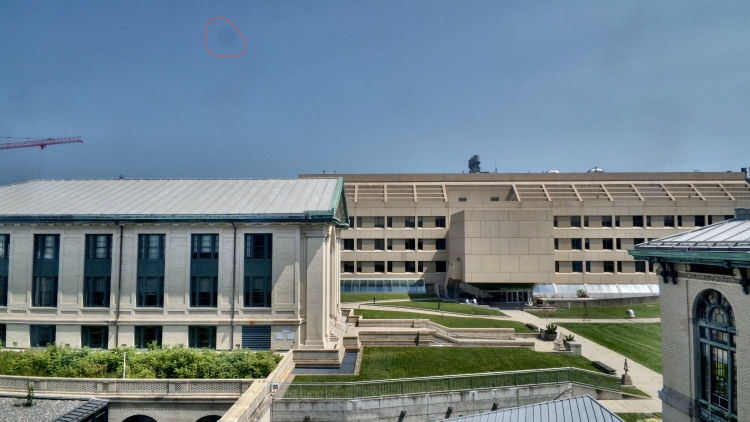
#> input picture Unknown-2.jpeg, 1500 x 843 px (shown at 1/2 size)
$ python -i goldpeak.py   (imports and definitions only)
#> lines starting #> are read from the running program, lines starting #| are printed output that depends on the picture; after the words box and inside, x2 and y2 are one past the last pixel; in counts of white or black regions, pixels touching at a corner belong together
#!/usr/bin/env /Users/proofsandreasons/monitor/venv/bin/python3
"""goldpeak.py — pick the "peak golden hour" frame within a golden-hour window.

Called every capture tick. Given the latest sky frame + data.json (for the solar
golden-hour windows) it:
  * determines whether NOW is inside the morning or evening golden-hour window;
  * picks, inside the PICK_RANGE elevation band, the frame whose sunward sky is
    REDDEST (gold_score >= COLOUR_MIN); on a colourless day it falls back to the
    frame nearest GREY_TARGET[which] (-2 deg for both windows). The old
    golden-blend metric
        blend = saturation * (warmth + 15) * exp(-((bright-110)/55)^2)
    is still computed and reported for science/panels and breaks ties;
  * keeps a per-window running peak in .golden_peak.json;
  * prints 'UPLOAD|which|H:MM AM/PM|YYYY-MM-DD|blend|golden%|horizon%|bright|sat|warm'
    when the frame is a new peak (capture.sh uploads it + writes golden.js), else
    'HOLD', or 'NONE' when outside any golden window.

Also reports golden-hue % (warm 15-50 deg, saturated sky pixels) and horizon-gold %
for the caption. A brightness floor rejects near-black frames. Delete
.golden_peak.json to reset the current window.
"""
import cv2, numpy as np, json, os, sys, datetime, math

HERE = os.path.dirname(os.path.abspath(__file__))
sys.path.insert(0, HERE)
import solar                                   # sun_elevation() for the caption
STATE = os.path.join(HERE, ".golden_peak.json")
ROI_TOP = 0.62          # top 62% (sky + upper façades) for the golden warm/sat/blend stats
BRIGHT_FLOOR = 50       # full-frame mean; reject near-black twilight frames
# --- PICK RULE (Simon 2026-08-18): choose the peak DYNAMICALLY inside an elevation BAND,
#     scored by how red the sky actually is, instead of snapping to one target elevation.
#     Why: a 30-day measurement of the archive (goldcrit.py + ~/Desktop/MBP/golden_analysis/)
#     put the red-sky optimum at elev -3..+3 for BOTH windows, and showed the old -1.0 snap
#     could not tell a spectacular red sunrise from a flat grey one at the same elevation
#     (7 of 30 mornings and 3 of 30 evenings had any red at all).
PICK_RANGE = (-3.0, 3.0)
# GREY-DAY TARGET (Simon 2026-09-16). On the ~70% of mornings with no colour at all the pick
# used to fall to the horizon (elev 0), which gave a flat, washed-out blue-grey frame. Reviewing
# 29 mornings since 08-19 (19 of them grey and all pinned at 0.0): at elev ~-2 the same
# mornings show a deep-blue sky, twilight gradient and lit windows -- much the better frame.
# So colourless frames now rank by proximity to GREY_TARGET[which], not to 0. The same
# review of 26 evenings (contact sheets at +1..-2.5) found the same thing, so evening is -2
# too. BRIGHT_FLOOR still applies, so on a very dark overcast day the pick slides from -2
# toward the horizon until the campus is properly lit (5/19 grey mornings, 4/26 evenings).
GREY_TARGET = {"morning": -2.0, "evening": -2.0}
RULE_ID = "2026-09-16"  # bump when the pick rule changes; stored per index entry so
                        # hours.html can say which rule chose each frame
TARGET_ELEV = dict(GREY_TARGET)                   # exact-position minute: goldtick.sh's
                                                  # --target-time centres the HDR bracket on
                                                  # this crossing. No longer drives the pick;
                                                  # kept defined so importers keep working.
# The glow is LOCALISED, so each window scores one or more sky sub-regions and the colour
# score is the MAX over them (fractions, never a mean: full-width averaging dilutes a vivid
# sunrise to nothing). Camera faces ~north: ENE sunrise glow lands in the RIGHT third.
#   morning: right third only (validated on 29 mornings, 08-19..09-16: all 10 coloured
#            mornings picked correctly).
#   evening (Simon 2026-09-16 review of 26 evenings): sunset colour here is lit cloud
#            UNDERSIDE and it is strongest in the EAST and CENTRE thirds, not the west third
#            near the sun -- 08-27: W 33% / C 50% / E 76%; 09-02: W 0.3% / E 43% (missed
#            entirely by the old west-only region, picked grey at 0.0). So evening = max over
#            all three thirds. Rows stop at 36% (not 42%) because the tall building's roofline
#            enters the centre/right thirds at ~38.5% and, lit by the low pre-sunset sun, read
#            as 3-7% "red" at elev +2.2..+2.9 on every clear evening -- a false colour peak
#            that would drag the pick 20 min before sunset. With the cut, every evening with
#            no visible event scores 0.0 in-band. Fractions: (y0, y1, x0, x1).
SUN_SKY = {"morning": [(0.07, 0.42, 0.667, 0.99)],
           "evening": [(0.07, 0.36, 0.026, 0.339), (0.07, 0.36, 0.339, 0.667),
                       (0.07, 0.36, 0.667, 0.99)]}
# A strongly red sky overrides BRIGHT_FLOOR. The best sunrise in the whole archive
# (2026-08-02 10:28Z, 69% red) has a full-frame mean of 20 -- the floor of 50 would have
# vetoed exactly the frame we most want. This deliberately relaxes the "campus is never a
# silhouette" rule, but ONLY when the sky is unambiguously the subject.
RED_OVERRIDE_PCT = 5.0
BRIGHT_HARD = 12        # below this a frame is unusable no matter how red
COLOUR_MIN = 1.0        # gold_score (%) above which a frame counts as genuinely COLOURED.
                        # Raised from 0.05 on 2026-08-19 after measuring 1,067 in-band archive
                        # frames: among frames with NO real event (red<1%), gold_score still
                        # reaches 0.32 at p99 and 6.1 at worst, so 0.05 let noise-level warmth
                        # promote a grey frame into the coloured tier and drag the pick away
                        # from the horizon. At 1.0 the coloured tier holds 3.6% of in-band
                        # frames vs 31 known real events -- a clean separation. (1.0 is also
                        # the "hit rate" threshold the elevation study was built on.)


# [11 lines left out: function hue_name, not called in this run]


# Sky sample = central-upper open sky (Elgato 4K framing, 2026-07-20): rows 5-35%
# (clear sky above the rooflines), central third of the columns. Avoids corner
# skyglare and keeps out the building façades. Used for the golden hue + colour bar.
SKY_ROWS, SKY_COLS = (0.05, 0.35), (1.0 / 3, 2.0 / 3)


def sky_region(img):
    H, W = img.shape[:2]
    return img[int(SKY_ROWS[0] * H):int(SKY_ROWS[1] * H),
               int(SKY_COLS[0] * W):int(SKY_COLS[1] * W)]


# --- Perceptual colour averaging in OKLab. Averaging gamma-encoded sRGB bytes is
#     physically wrong (dark/muddy bias); averaging in OKLab (a perceptually-uniform
#     space) gives the perceptual mean colour. Pipeline: sRGB -> linear -> OKLab,
#     average L,a,b, then OKLab -> linear -> sRGB. Used for the colour SWATCHES and the
#     displayed hues. (GCC stays a raw-sRGB channel ratio = the phenocam convention;
#     the blend peak-selection score's warm/sat/bright stay on sRGB DN = tuned scoring.)
def _srgb_to_linear(c):
    return np.where(c <= 0.04045, c / 12.92, ((c + 0.055) / 1.055) ** 2.4)


def _mean_oklab(region):
    """Mean OKLab (L, a, b) over a BGR uint8 region."""
    a = region.reshape(-1, 3).astype(np.float64) / 255.0             # BGR in 0..1
    bl, gl, rl = _srgb_to_linear(a[:, 0]), _srgb_to_linear(a[:, 1]), _srgb_to_linear(a[:, 2])
    l = 0.4122214708 * rl + 0.5363325363 * gl + 0.0514459929 * bl
    m = 0.2119034982 * rl + 0.6806995451 * gl + 0.1073969566 * bl
    s = 0.0883024619 * rl + 0.2817188376 * gl + 0.6299787005 * bl
    l_, m_, s_ = np.cbrt(l), np.cbrt(m), np.cbrt(s)
    L = 0.2104542553 * l_ + 0.7936177850 * m_ - 0.0040720468 * s_
    A = 1.9779984951 * l_ - 2.4285922050 * m_ + 0.4505937099 * s_
    B = 0.0259040371 * l_ + 0.7827717662 * m_ - 0.8086757660 * s_
    return float(L.mean()), float(A.mean()), float(B.mean())


def _mean_srgb(region):
    """OKLab-mean colour of a BGR region -> (r, g, b) sRGB in 0..1."""
    L, A, B = _mean_oklab(region)
    l_ = L + 0.3963377774 * A + 0.2158037573 * B
    m_ = L - 0.1055613458 * A - 0.0638541728 * B
    s_ = L - 0.0894841775 * A - 1.2914855480 * B
    l, m, s = l_ ** 3, m_ ** 3, s_ ** 3
    r = 4.0767416621 * l - 3.3077115913 * m + 0.2309699292 * s
    g = -1.2684380046 * l + 2.6097574011 * m - 0.3413193965 * s
    b = -0.0041960863 * l - 0.7034186147 * m + 1.7076147010 * s
    enc = lambda c: (lambda x: x * 12.92 if x <= 0.0031308 else 1.055 * x ** (1 / 2.4) - 0.055)(min(1.0, max(0.0, c)))
    return enc(r), enc(g), enc(b)


# [4 lines left out: function avg_hex, not called in this run]


def _hue(region):
    """HSV hue (deg 0-360) of the OKLab-average colour — consistent with avg_hex, and
    naturally chroma-weighted (grey pixels don't shift the mean a/b direction). Kept in
    the HSV convention so the colour names (hue_name) stay intuitive."""
    r, g, b = _mean_srgb(region)
    mx, mn = max(r, g, b), min(r, g, b); d = mx - mn
    if d < 1e-9:
        return 0.0
    if mx == r:   h = ((g - b) / d) % 6
    elif mx == g: h = (b - r) / d + 2
    else:         h = (r - g) / d + 4
    return round((h * 60) % 360, 1)


def sky_hue_top(img):
    """Hue of the top-middle sixth (open sky)."""
    return _hue(sky_region(img))


def img_hue_full(img):
    """Hue of the WHOLE frame (sky + buildings + lawn) — overall scene colour."""
    return _hue(img)


CAMPUS_ROW = 0.48   # rows below this = "campus" (buildings/lawn, no sky) — keep in
                    # step with science.py CAMPUS_ROW; re-tune if the cam is re-aimed


def campus_hue_full(img):
    """Hue of everything BELOW the skyline (rows 48-100%) — campus colour.
    Replaced whole-image hue in the golden caption (Simon 2026-07-14)."""
    return _hue(img[int(CAMPUS_ROW * img.shape[0]):])


# [42 lines left out: functions cam_stats, parse, _region_colour, sun_sky_stats, not called in this run]


def stats(path, which=None):
#> called with path = '../Unknown-2.jpeg'
    img = cv2.imread(path)
#> img is the input picture: shape (843, 1500, 3); mean B, G, R 137.4, 129.1, 112.5
    if img is None:
        return None
    bright = float(cv2.cvtColor(img, cv2.COLOR_BGR2GRAY).mean())
#> bright = 125.1
    H = img.shape[0]
#> H = 843
    roi = img[:int(ROI_TOP * H)]
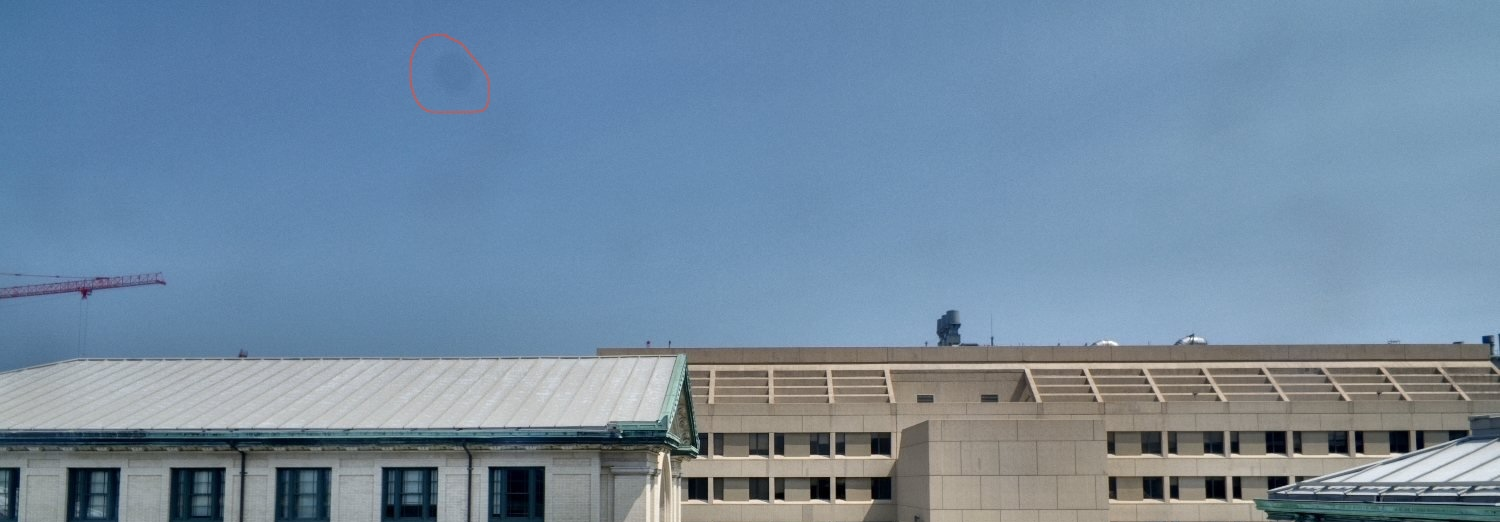
#> roi: shape (522, 1500, 3); mean B, G, R 160.8, 138.3, 114.6
    b, g, r = [float(roi[:, :, i].mean()) for i in range(3)]
#> b = 160.8; g = 138.3; r = 114.6
    hsv = cv2.cvtColor(roi, cv2.COLOR_BGR2HSV)
#> hsv: shape (522, 1500, 3); mean H, S, V 89.9, 83, 164.2
    hh, ss, vv = hsv[:, :, 0], hsv[:, :, 1], hsv[:, :, 2]
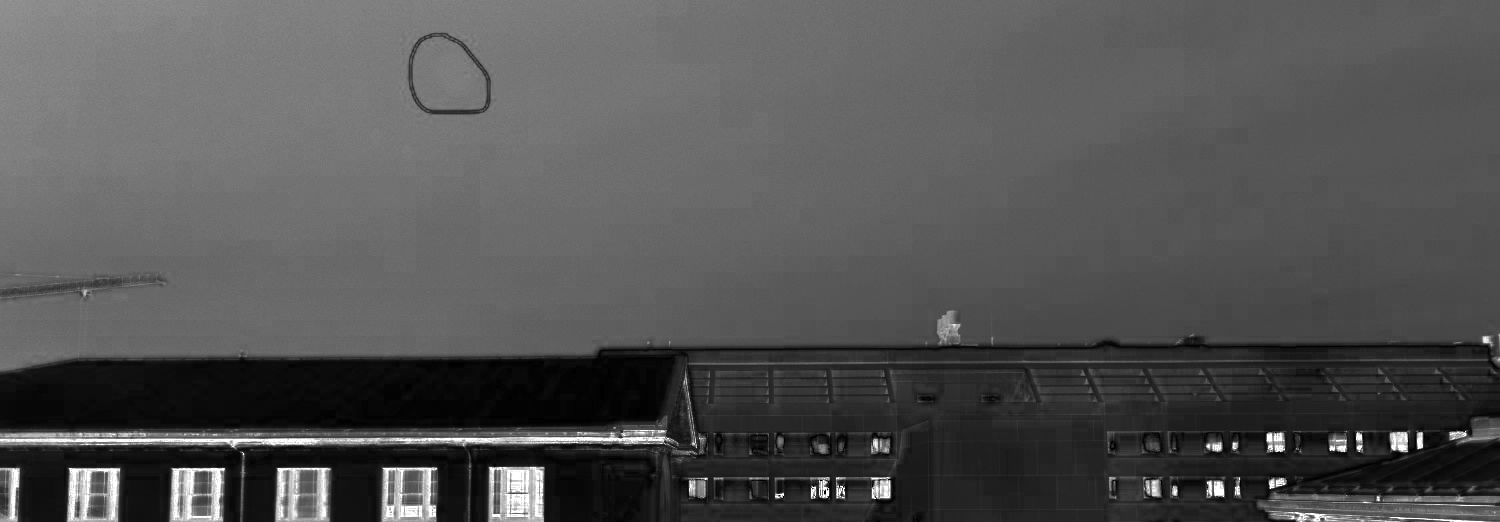
#> ss: shape (522, 1500); min 0, max 255, mean 83
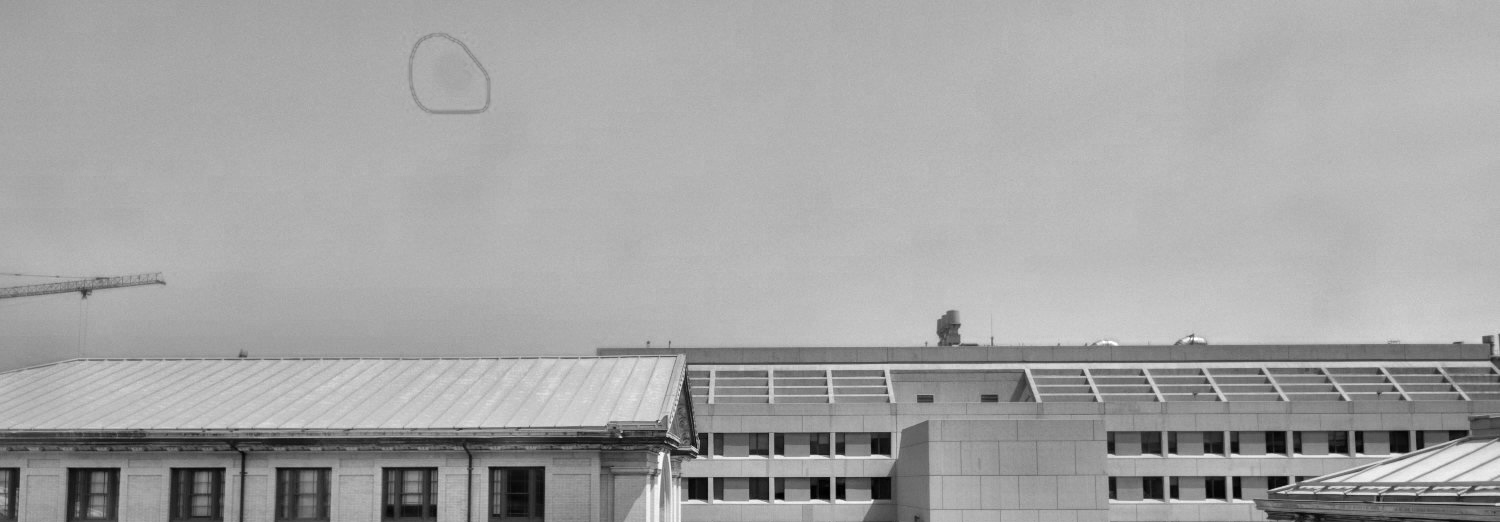
#> vv: shape (522, 1500); min 0, max 255, mean 164.2
    sat = float(ss.mean())
#> sat = 83.02
    warm = r - b
#> warm = -46.17
    gmask = (hh >= 8) & (hh <= 25) & (ss >= 60) & (vv >= 40) & (vv <= 250)
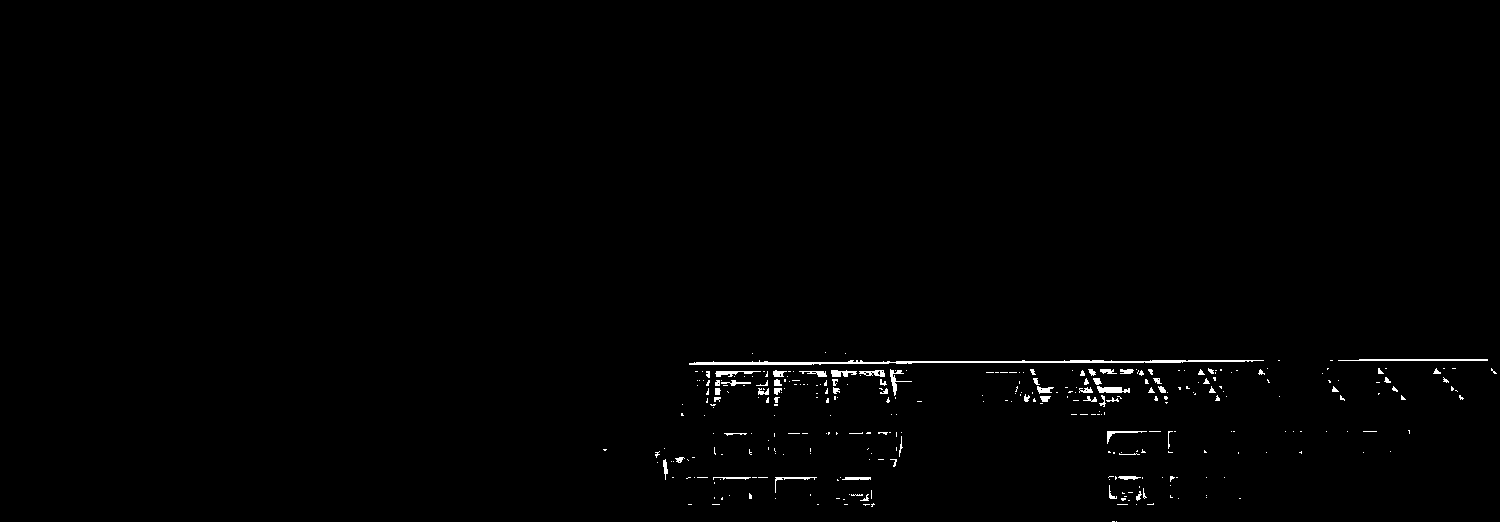
#> gmask: shape (522, 1500) bool; 0.73% white in thin lines or dots, all inside (x1, y1, x2, y2) = (603, 352, 1497, 522)
    gfrac = float(gmask.mean()) * 100
#> gfrac = 0.732
    lo = roi[int(roi.shape[0] * 0.66):]
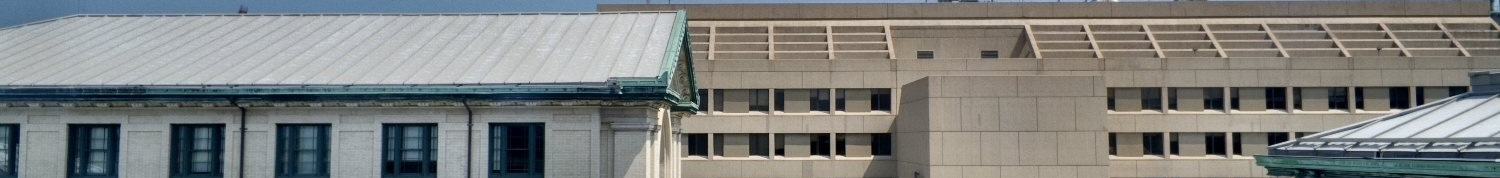
#> lo: shape (178, 1500, 3); mean B, G, R 127, 129.1, 127.2
    lh = cv2.cvtColor(lo, cv2.COLOR_BGR2HSV)
#> lh: shape (178, 1500, 3); mean H, S, V 60.4, 48.1, 136.8
    glow = float(((lh[:, :, 0] >= 8) & (lh[:, :, 0] <= 25) &
                  (lh[:, :, 1] >= 60) & (lh[:, :, 2] >= 40) & (lh[:, :, 2] <= 250)).mean()) * 100
#> glow = 2.15
    blend = sat * (warm + 15) * math.exp(-((bright - 110) / 55) ** 2)
#> blend = -2400.9
    out = dict(bright=bright, warm=warm, sat=sat, gfrac=gfrac, glow=glow, blend=blend,
               sky_hue=sky_hue_top(img), img_hue=img_hue_full(img),
               campus_hue=campus_hue_full(img))
#> in sky_region, `return img[int(SKY_ROWS[0] * H):int(SKY_ROWS[1] * H), int(SKY_COLS[0] ..`:
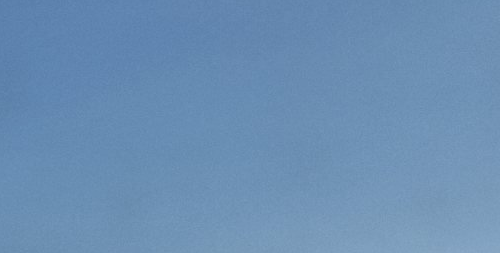
#> returned value: shape (253, 500, 3); mean of channels 0, 1, 2 179.9, 142.7, 106.7; drawn as B, G, R
#> in _mean_srgb, `L, A, B = _mean_oklab(region)`: L = 0.636; A = -0.0239; B = -0.065
#> in _mean_srgb, `l_ = L + 0.3963377774 * A + 0.2158037573 * B`: l_ = 0.613
#> in _mean_srgb, `m_ = L - 0.1055613458 * A - 0.0638541728 * B`: m_ = 0.643
#> in _mean_srgb, `s_ = L - 0.0894841775 * A - 1.2914855480 * B`: s_ = 0.723
#> in _mean_srgb, `l, m, s = l_ ** 3, m_ ** 3, s_ ** 3`: l = 0.23; m = 0.266; s = 0.377
#> in _mean_srgb, `r = 4.0767416621 * l - 3.3077115913 * m + 0.2309699292 * s`: r = 0.146
#> in _mean_srgb, `g = -1.2684380046 * l + 2.6097574011 * m - 0.3413193965 * s`: g = 0.273
#> in _mean_srgb, `b = -0.0041960863 * l - 0.7034186147 * m + 1.7076147010 * s`: b = 0.456
#> in _hue, `r, g, b = _mean_srgb(region)`: r = 0.418; g = 0.56; b = 0.706
#> in _hue, `mx, mn = (max(r, g, b), min(r, g, b))`: mn = 0.418
#> in _hue, `d = mx - mn`: d = 0.287
#> in _hue, `else:         h = (r - g) / d + 4`: h = 3.51
#> in _mean_srgb (call 3), `L, A, B = _mean_oklab(region)`: L = 0.543; A = -0.0108; B = 0.0134
#> in _mean_srgb (call 3), `L, A, B = _mean_oklab(region)`:
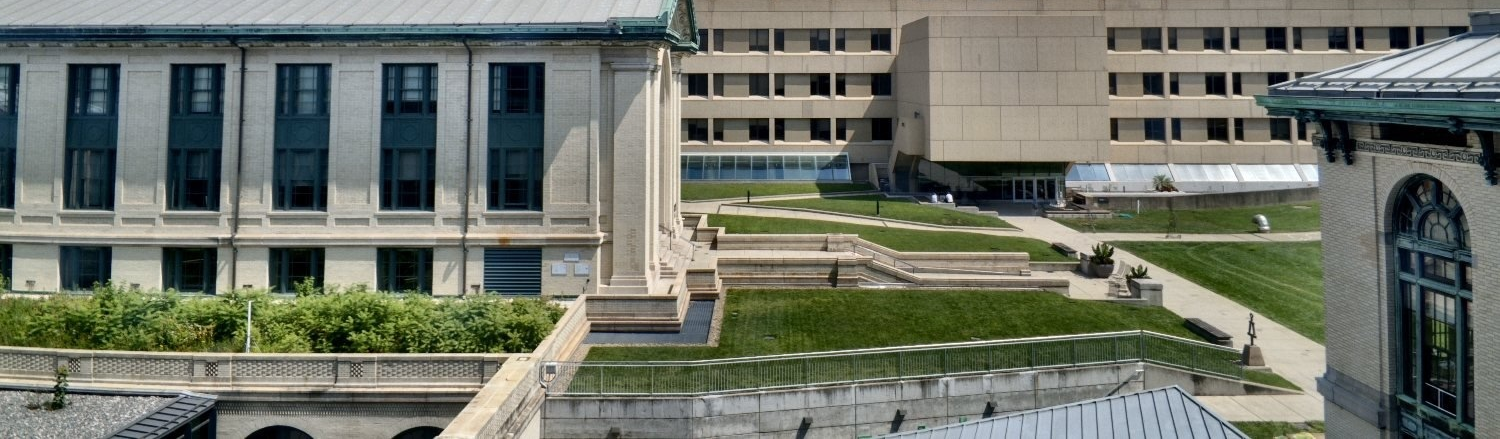
#> region: shape (439, 1500, 3); mean B, G, R 104.7, 116.2, 111.7
#> in _mean_srgb (call 3), `l_ = L + 0.3963377774 * A + 0.2158037573 * B`: l_ = 0.542
#> in _mean_srgb (call 3), `m_ = L - 0.1055613458 * A - 0.0638541728 * B`: m_ = 0.544
#> in _mean_srgb (call 3), `s_ = L - 0.0894841775 * A - 1.2914855480 * B`: s_ = 0.527
#> in _mean_srgb (call 3), `l, m, s = l_ ** 3, m_ ** 3, s_ ** 3`: l = 0.159; m = 0.161; s = 0.146
#> in _mean_srgb (call 3), `r = 4.0767416621 * l - 3.3077115913 * m + 0.2309699292 * s`: r = 0.151
#> in _mean_srgb (call 3), `g = -1.2684380046 * l + 2.6097574011 * m - 0.3413193965 * s`: g = 0.167
#> in _mean_srgb (call 3), `b = -0.0041960863 * l - 0.7034186147 * m + 1.7076147010 * s`: b = 0.136
#> out = 9 items
    if which in SUN_SKY:
        rp, ap, gs = sun_sky_stats(img, which)
        out.update(red_pct=rp, amber_pct=ap, gold_score=gs)
    return out


# [125 lines left out: functions current_window, main, not called in this run]


# [2 lines not run here, left out]

>>> result = stats('../Unknown-2.jpeg')
#> result = 9 items
